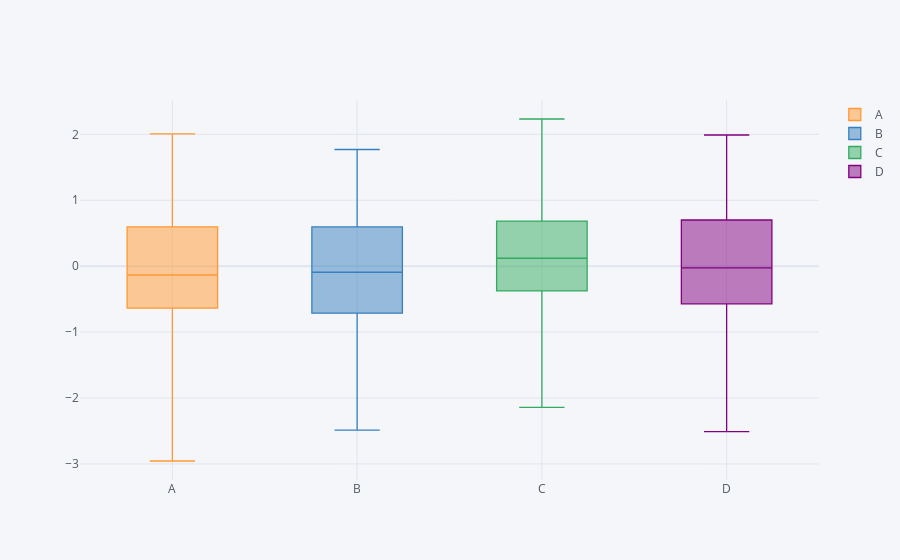

Notebook source saved alongside this figure:
### Code cell
!pip install cufflinks

import pandas as pd
import numpy as np
%matplotlib inline
import plotly.graph_objs as go
from  plotly.offline import plot
import chart_studio.plotly as py
import cufflinks as cf
cf.go_offline()
from plotly.offline import download_plotlyjs, init_notebook_mode, plot,iplot
init_notebook_mode(connected='true')
df = pd.DataFrame(np.random.randn(100,4),columns='A B C D'.split())
df.head()
df.iplot(kind='box')
